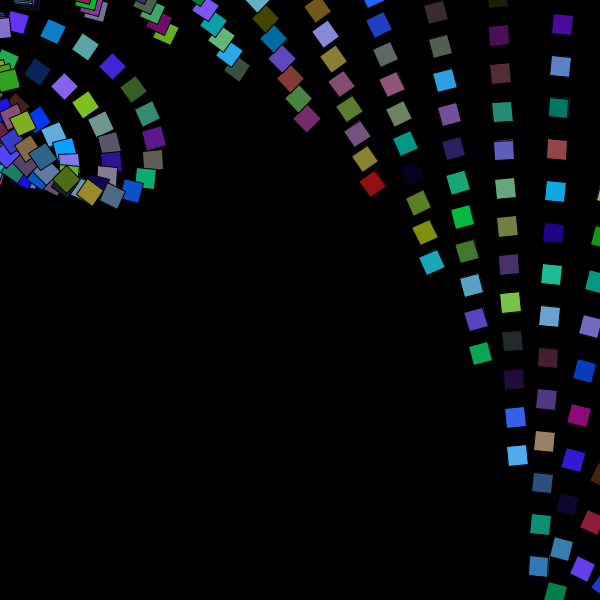
Frame 1 (no input)
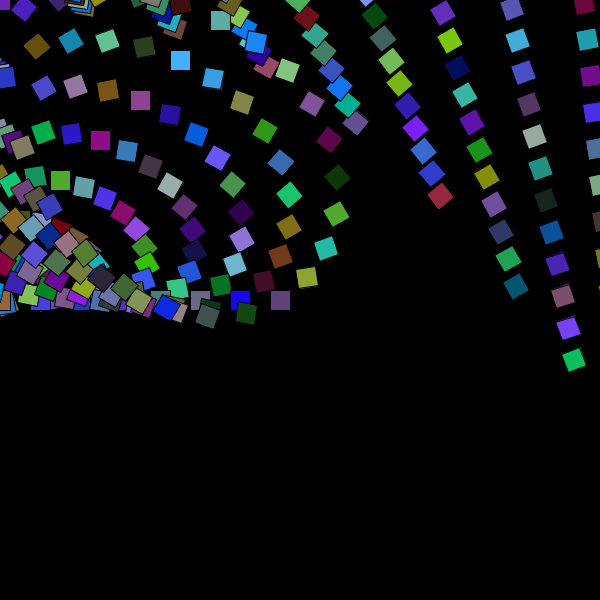
Frame 60 (the mouse pressed at the canvas centre just before this capture)
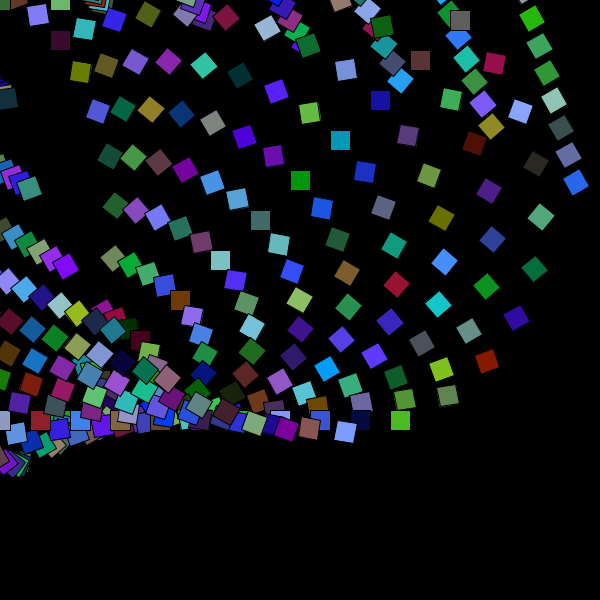
Frame 120 (the mouse held since frame 60 and released just before this capture)

The Processing sketch that drew these frames (run headless with seeded random() and noise(); from frame 60 on, the mouse is pressed at the canvas centre):

// Processing sketch: wave
// ── wave.pde
int rectWidth = 20;
int rectHeight = rectWidth;

void setup(){
  size(600,600);
  smooth();
}

void draw(){
  background(0);
  rectMode(CENTER);
  
  for(int x=10; x < width; x+=20){
    for(int y=10; y < height; y+=20){
        pushMatrix();
        fill(random(155),random(200),random(255));
        translate(x, y);
        rotate(radians(x+y+frameCount*10)*0.5);
        rect(x,y,rectWidth,rectHeight);
        popMatrix();
    }
  }
}
